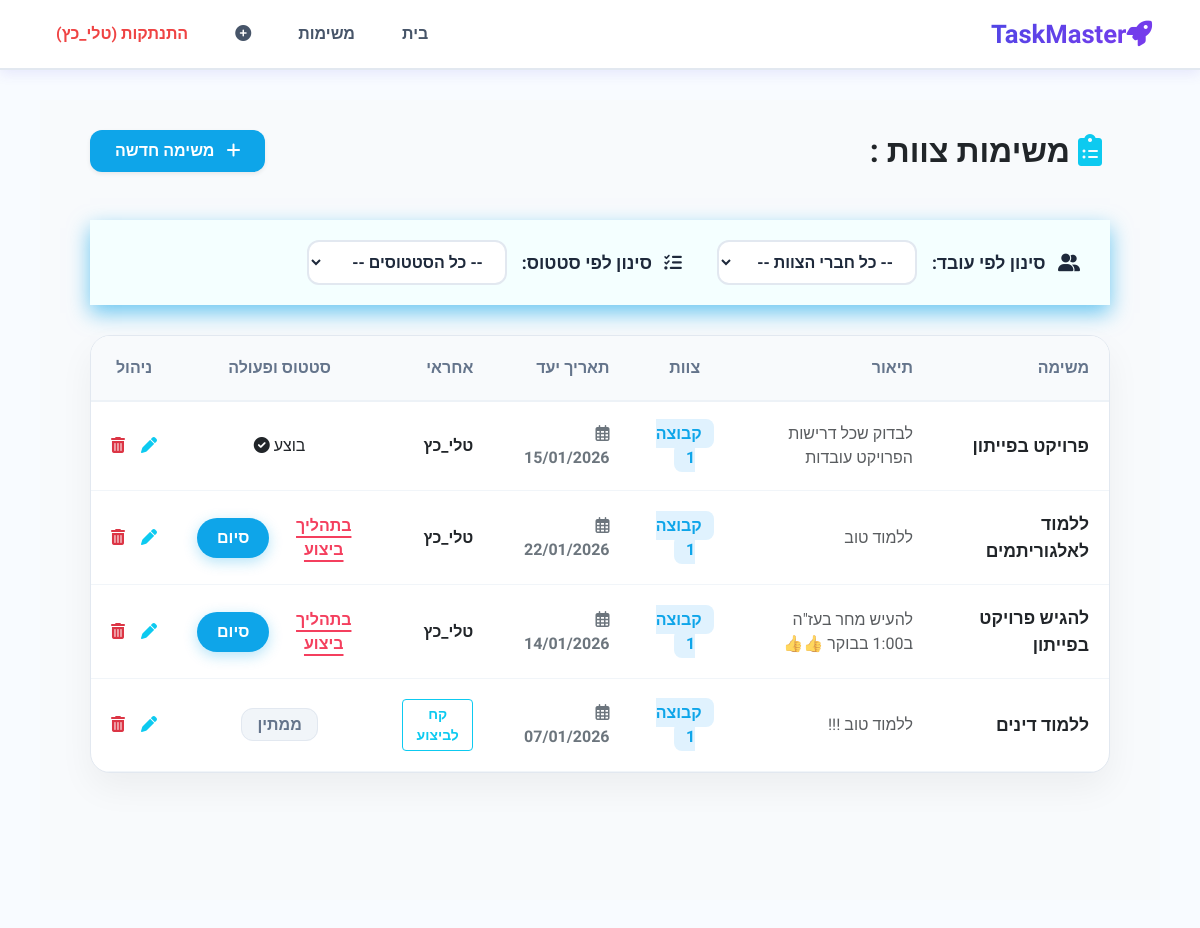
The app's page /tasks/ (signed in), older data.
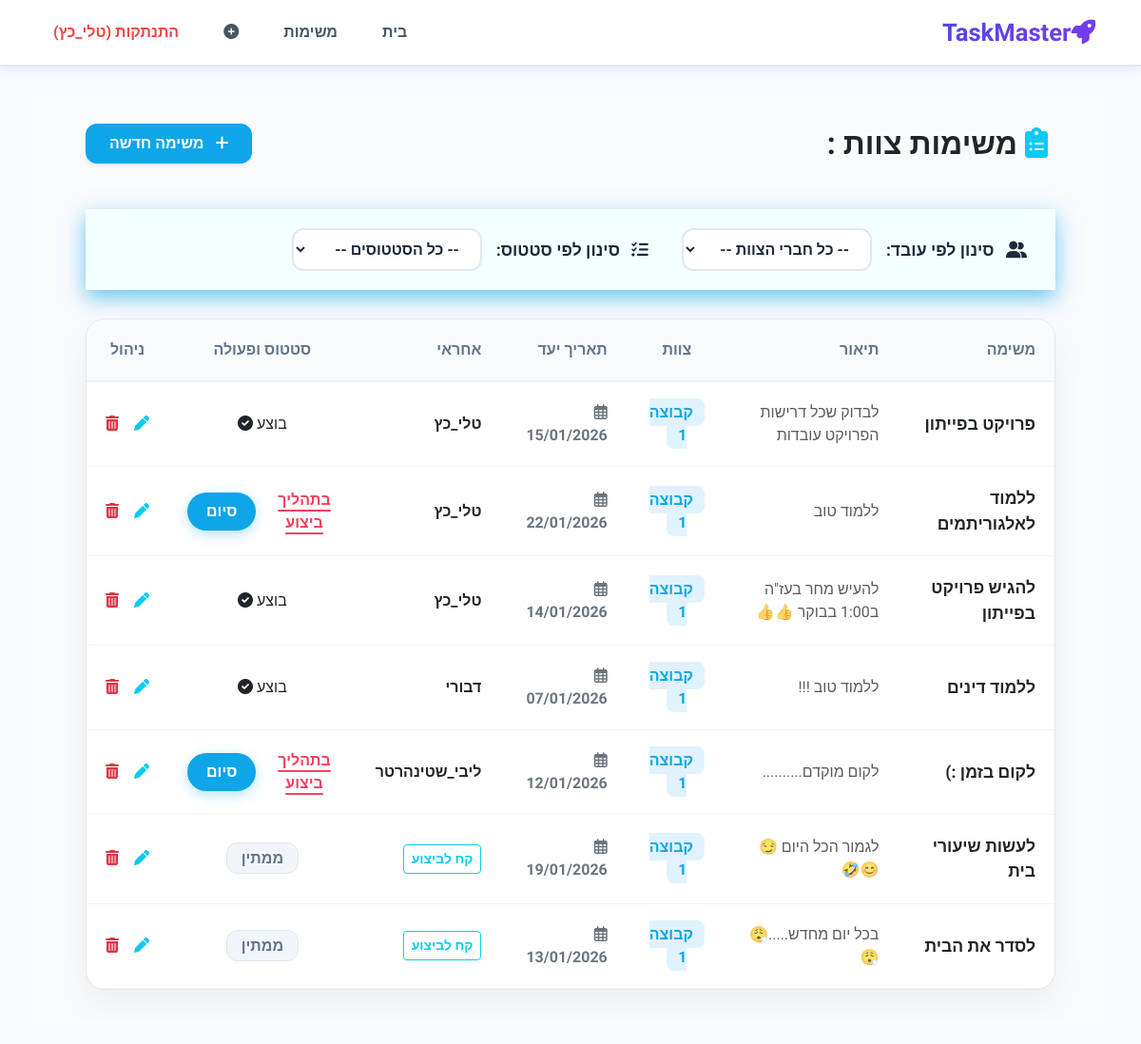
The same page, newer data.
### DjangoApp/models.py (models this page shows, shortened)
class Task(models.Model):
    id = models.AutoField(primary_key=True)
    title = models.CharField(max_length=100)
    description = models.CharField(max_length=100)
    date_end =  models.DateTimeField()
    Executor =  models.ForeignKey(Person, on_delete=models.CASCADE, null=True, blank=True)
    status = models.CharField(
        max_length=100,
        choices=[(status.value , status.name) for status in status],
        default=status.new.value
    )
    team = models.ForeignKey(Team , on_delete=models.CASCADE)

class Team(models.Model):
    id = models.AutoField(primary_key=True)
    title = models.CharField(max_length=100)
    def __str__(self):
        return f' {self.title}'

class Person(models.Model):
    user = models.OneToOneField(User, on_delete=models.CASCADE)
    role = models.CharField(
        max_length=100,
        choices=[(role.value, role.name) for  role in role],
        default=role.USER.value
    )
    team = models.ForeignKey(Team , on_delete=models.CASCADE, null=True, blank=True)

### DjangoApp/views.py (the view)
# urls.py: path('tasks/', views.all_task, name='tasks'),
@login_required
def all_task(request):
    user_person = request.user.person
    user_team = user_person.team
    tasks = Task.objects.filter(team=user_team)
    status_filter = request.GET.get('status')
    executor_filter = request.GET.get('executor')
    if status_filter and status_filter != "":
        tasks = tasks.filter(status=status_filter)
    if executor_filter and executor_filter != "":
        tasks = tasks.filter(Executor_id=executor_filter)
    team_members = Person.objects.filter(team=user_team)
    return render(request, 'tasks.html', {
        'tasks': tasks,
        'team_members': team_members,
    })

### templates/Tasks.html (shortened to what this page needs)
{% extends 'base.html' %}
{% load static %}
{% block content %}
<link rel="stylesheet" href="{% static 'tasks.css' %}">
<link rel="stylesheet" href="https://cdnjs.cloudflare.com/ajax/libs/font-awesome/6.0.0/css/all.min.css">
<div class="main-wrapper">
    <div class="d-flex justify-content-between align-items-center mb-5">
        <h2 class="fw-bold text-dark m-0">
            <i class="fas fa-clipboard-list text-info me-2"></i>
            משימות צוות :
        </h2>
        {% if user.person.role == 'admin' %}
            <a href="{% url 'addTask' %}" class="btn px-4 py-2 shadow-sm" style="background: var(--sky-blue); color: white; border-radius: 12px; font-weight: 700;">
                <i class="fas fa-plus ms-2"></i> משימה חדשה
            </a>
        {% endif %}
    </div>
    <div class="filter-bar-container">
        <form method="GET" action="" class="filter-form" id="filterForm">
            <div class="filter-item">
                <label><i class="fas fa-user-friends ms-2"></i> סינון לפי עובד:</label>
                <select name="executor" class="filter-select" onchange="this.form.submit()">
                    <option value="">-- כל חברי הצוות --</option>
                </select>
            </div>
            <div class="filter-item">
                <label><i class="fas fa-tasks ms-2"></i> סינון לפי סטטוס:</label>
                <select name="status" class="filter-select" onchange="this.form.submit()">
                    <option value="">-- כל הסטטוסים --</option>
                </select>
            </div>
        </form>
    </div>
    <div class="table-container">
        <table class="custom-table">
            <thead>
                <tr>
                    <th>משימה</th>
                    <th>תיאור</th>
                    <th class="text-center">צוות</th>
                    <th>תאריך יעד</th>
                    <th>אחראי</th>
                    <th class="text-center">סטטוס ופעולה</th>
                    <th class="text-center">ניהול</th>
                </tr>
            </thead>
            <tbody>
                {% for task in tasks %}
                <tr>
                    <td><span class="fw-bold" style="font-size: 1.1rem;">{{ task.title }}</span></td>
                    <td><span class="text-muted">{{ task.description|truncatechars:40 }}</span></td>
                    <td class="text-center"><span class="team-badge">{{ task.team }}</span></td>
                    <td><span class="text-secondary fw-bold"><i class="far fa-calendar-alt ms-1"></i> {{ task.date_end|date:"d/m/Y" }}</span></td>
                    <td>
                        {% if task.Executor %}
                            <span class="fw-bold text-dark">{{ task.Executor.user.username }}</span>
                        {% else %}
                            <form action="{% url 'update_task_executor' task.id %}" method="post">
                                <button type="submit" class="btn btn-sm btn-outline-info fw-bold">קח לביצוע</button>
                            </form>
                        {% endif %}
                    </td>
                    <td class="text-center">
                        {% if not task.Executor %}
                            <span class="badge-new" style="background: #f1f5f9; color: #64748b; border: 1px solid #e2e8f0; padding: 6px 15px; border-radius: 12px; font-weight: 700;">ממתין</span>
                        {% elif task.status == "in_progress" %}
                            <div class="d-flex align-items-center justify-content-center gap-3">
                                <span class="status-in-progress">בתהליך ביצוע</span>
                                <form method="POST" action="{% url 'update_task_status' task.id %}">
                                    <button type="submit" class="btn-glow-sky">סיום</button>
                                </form>
                            </div>
                        {% elif task.status == "completed" %}
                            <span class="badge-final-success">בוצע <i class="fas fa-check-circle"></i></span>
                        {% endif %}
                    </td>
                    <td class="text-center">
                        {% if user.person.role == 'admin' %}
                            <div class="d-flex gap-3 justify-content-center">
                                <a href="{% url 'editTask' task.id %}" class="text-info"><i class="fas fa-pen"></i></a>
                                <form method="POST" action="{% url 'delete_task' task.id %}" style="display:inline;">
                                    <button type="submit" class="border-0 bg-transparent text-danger p-0" onclick="return confirm('האם למחוק משימה זו?')">
                                        <i class="fas fa-trash-alt"></i>
                                    </button>
                                </form>
                            </div>
                        {% endif %}
                    </td>
                </tr>
                {% endfor %}
            </tbody>
        </table>
    </div>
</div>
{% endblock %}

### templates/Base.html (shortened to what this page needs)
{% load static %}
<!DOCTYPE html>
<html lang="he" dir="rtl">
<head>
    <link rel="stylesheet" href="https://cdnjs.cloudflare.com/ajax/libs/font-awesome/6.0.0/css/all.min.css">
    <link href="https://cdn.jsdelivr.net/npm/bootstrap@5.3.0/dist/css/bootstrap.min.css" rel="stylesheet">
</head>
<body>
    <nav class="navbar-custom">
        <a href="{% url 'home' %}" class="nav-logo">
            <i class="fas fa-rocket me-2"></i>TaskMaster
        </a>
        <ul class="nav-links-list">
            <li><a href="{% url 'home' %}">בית</a></li>
            {% if user.is_authenticated %}
                <li><a href="{% url 'tasks' %}">משימות</a></li>
                {% if user.person.role == 'admin' %}
                    <li><a href="{% url 'addTask' %}" title="הוספת משימה"><i class="fas fa-plus-circle"></i></a></li>
                {% endif %}
                <li><a href="{% url 'logout' %}" style="color: #ef4444;">התנתקות ({{ user.username }})</a></li>
            {% else %}
                <li><a href="{% url 'login' %}">כניסה</a></li>
                <li><a href="{% url 'register' %}" class="btn-nav-special">הרשמה</a></li>
            {% endif %}
        </ul>
    </nav>
    <main class="main-content">
        <div class="full-width-content">
            {% block content %}
            {% endblock %}
        </div>
    </main>
</body>
</html>

### static/tasks.css (style rules this page uses)
:root { --sky-blue: #0ea5e9; --sky-light: #e0f2fe; --rose-pink: #f43f5e; --text-dark: #1e293b; --success-green: #22c55e; }
.main-wrapper { width: 100%; padding: 30px 50px; background-color: #f8fafc; min-height: 100vh; direction: rtl; }
.filter-bar-container { background-color: #f4ffff; padding: 20px 30px; margin-bottom: 30px; box-shadow: 0 8px 20px rgba(14, 165, 233, 0.6); }
.filter-form { display: flex; align-items: center; justify-content: flex-start; gap: 35px; flex-wrap: wrap; }
.filter-item { display: flex; align-items: center; gap: 15px; }
.filter-item label { font-weight: 800; color: var(--text-dark); font-size: 1.1rem; margin: 0; white-space: nowrap; }
.filter-select { border-radius: 12px; border: 2px solid #e2e8f0; padding: 10px 18px; background-color: white; font-size: 1rem; font-weight: 600; color: var(--text-dark); outline: none; min-width: 200px; cursor: pointer; transition: all 0.3s ease; }
.table-container { background: white; border-radius: 20px; box-shadow: 0 15px 35px rgba(0, 0, 0, 0.05); border: 1px solid #e2e8f0; overflow: hidden; }
.custom-table { width: 100%; border-collapse: collapse; }
.custom-table th { background: #f8fafc; color: #64748b; padding: 20px; text-align: right; font-size: 1rem; border-bottom: 2px solid #edf2f7; }
.custom-table td { padding: 20px; border-bottom: 1px solid #f1f5f9; vertical-align: middle; }
.team-badge { color: var(--sky-blue); background: var(--sky-light); padding: 5px 12px; border-radius: 8px; font-weight: 700; }
.status-in-progress { color: var(--rose-pink); font-weight: 800; text-decoration: underline; text-underline-offset: 5px; text-decoration-thickness: 2px; }
.btn-glow-sky { background: var(--sky-blue); color: white; border: none; border-radius: 30px; padding: 8px 20px; font-weight: 600; box-shadow: 0 4px 14px rgba(14, 165, 233, 0.3); cursor: pointer; }

### templates/Base.html (style rules this page uses)
:root { --bg-main: #f8fbff; --primary-grad: linear-gradient(135deg, #4f46e5 0%, #7c3aed 100%); --text-dark: #1e293b; --shadow-color: rgba(79, 70, 229, 0.1); }
body { background-color: var(--bg-main); font-family: 'Assistant', sans-serif; min-height: 100vh; margin: 0; overflow-x: hidden; }
.navbar-custom { background: rgba(255, 255, 255, 0.95); backdrop-filter: blur(10px); width: 100%; padding: 15px 40px; border-bottom: 2px solid #e2e8f0; box-shadow: 0 4px 12px var(--shadow-color); display: flex; justify-content: space-between; align-items: center; position: sticky; top: 0; z-index: 1000; }
.nav-logo { font-size: 1.6rem; font-weight: 900; text-decoration: none; background: var(--primary-grad); -webkit-background-clip: text; -webkit-text-fill-color: transparent; }
.nav-links-list { list-style: none; display: flex; gap: 15px; margin: 0; padding: 0; align-items: center; }
.nav-links-list a { text-decoration: none; color: #475569; font-weight: 700; padding: 8px 16px; border-radius: 10px; transition: 0.3s; }
.main-content { width: 100%; padding: 30px 40px; margin: 0; }
.full-width-content { background: transparent; width: 100%; }

Row changes from the older to the newer data that the page shows:
changed Task "להגיש פרויקט בפייתון": status "בתהליך ביצוע סיום" → "בוצע"
changed Task "ללמוד דינים": Executor.user.username (not shown) → "דבורי"; Executor_id "קח לביצוע ממתין" → "בוצע"
added Task: title "לקום בזמן :)", description "לקום מוקדם..........", team "קבוצה 1", date_end "12/01/2026", Executor.user.username "ליבי_שטינהרטר", status "בתהליך ביצוע"
added Task: title "לעשות שיעורי בית", description "לגמור הכל היום 😏😊🤣", team "קבוצה 1", date_end "19/01/2026", shows "קח לביצוע", shows "ממתין"
added Task: title "לסדר את הבית", description "בכל יום מחדש.....😮‍💨😮‍💨", team "קבוצה 1", date_end "13/01/2026", shows "קח לביצוע", shows "ממתין"
